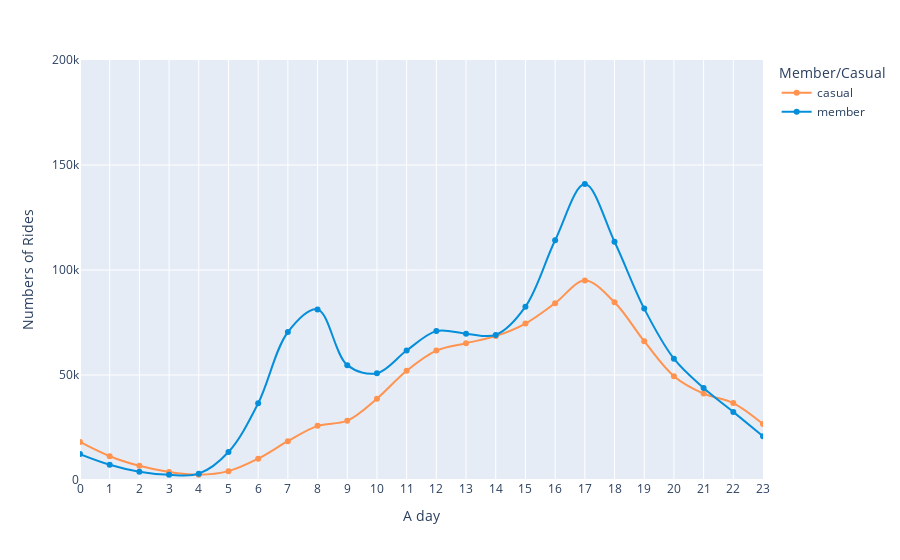

Notebook code for this chart:
### Markdown cell above
## Finding
In this graph, we found that there are 2 peak in a day riding, 1st is 17:00, 2nd is 8:00

### Code cell
fig_hour = df1.groupby(['hour', 'member_casual'], as_index=False).count()

fig_hour = px.line(fig_4, x = 'hour', y = 'ride_id', range_x = [0,23], range_y = [0,200000],
                 color = 'member_casual',
                 line_shape = 'spline',
                 markers=True,
                 labels = {'ride_id': 'Numbers of Rides', 'hour': 'A day', 'member_casual': 'Member/Casual'},
                 color_discrete_map = {'casual': '#FF934F', 'member': '#058ED9'})
fig_hour.update_xaxes(dtick=1)
fig_hour.show()

### Figure 1 — Plotly figure (JSON) as saved in the notebook; plotly's stock layout.template omitted (floating-point values rounded to 4 significant figures)
{"data": [{"hovertemplate": "Member/Casual=casual<br>A day=%{x}<br>Numbers of Rides=%{y}<extra></extra>", "legendgroup": "casual", "line": {"color": "#FF934F", "dash": "solid", "shape": "spline"}, "marker": {"symbol": "circle"}, "mode": "markers+lines", "name": "casual", "orientation": "v", "showlegend": true, "type": "scatter", "x": [0, 1, 2, 3, 4, 5, 6, 7, 8, 9, 10, 11, 12, 13, 14, 15, 16, 17, 18, 19, 20, 21, 22, 23], "xaxis": "x", "y": [18098, 11328, 6749, 3798, 2481, 4226, 10146, 18464, 25780, 28245, 38723, 52023, 61623, 65149, 68547, 74520, 84224, 94964, 84644, 66084, 49454, 41137, 36646, 26640], "yaxis": "y"}, {"hovertemplate": "Member/Casual=member<br>A day=%{x}<br>Numbers of Rides=%{y}<extra></extra>", "legendgroup": "member", "line": {"color": "#058ED9", "dash": "solid", "shape": "spline"}, "marker": {"symbol": "circle"}, "mode": "markers+lines", "name": "member", "orientation": "v", "showlegend": true, "type": "scatter", "x": [0, 1, 2, 3, 4, 5, 6, 7, 8, 9, 10, 11, 12, 13, 14, 15, 16, 17, 18, 19, 20, 21, 22, 23], "xaxis": "x", "y": [12346, 7300, 3961, 2455, 3029, 13339, 36545, 70431, 81193, 54692, 50861, 61651, 70893, 69701, 69101, 82550, 114164, 140901, 113471, 81613, 57783, 43826, 32432, 20853], "yaxis": "y"}], "layout": {"legend": {"title": {"text": "Member/Casual"}, "tracegroupgap": 0}, "margin": {"t": 60}, "xaxis": {"anchor": "y", "domain": [0, 1], "dtick": 1, "range": [0, 23], "title": {"text": "A day"}}, "yaxis": {"anchor": "x", "domain": [0, 1], "range": [0, 200000], "title": {"text": "Numbers of Rides"}}}}
